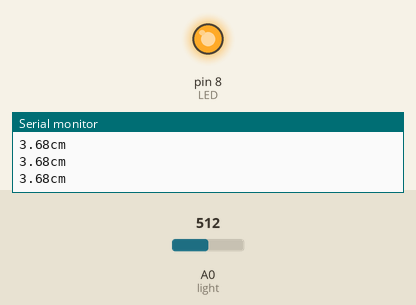
The sketch below on a simulated Arduino Uno, built with avr-gcc and run on an emulated ATmega328P. Parts: output pins drawn as LEDs (lit = HIGH), the last lines printed to the serial monitor. The inputs (shaded band) are chosen by the test bench; at power-on: A0 (light) = 512.

Above: at 1.3 s.
1.4 s: A0 (light) set to 172
2.9 s: A0 (light) set to 144
At 4.2 s:
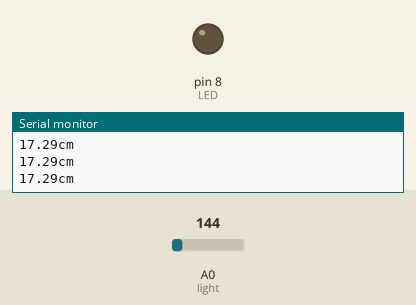
4.5 s: A0 (light) set to 306
At 5.4 s:
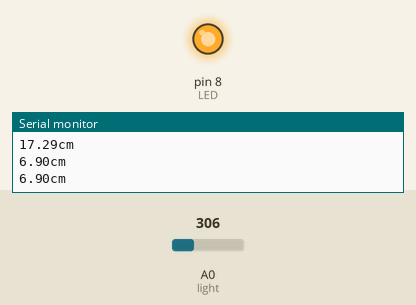
6.0 s: A0 (light) set to 122
At 6.7 s:
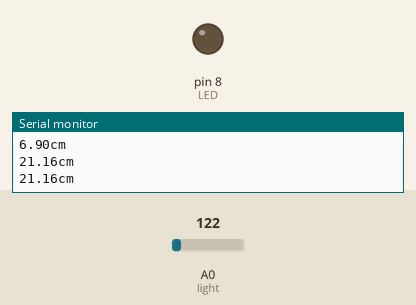
Timing chart, 0 to 8.5 s (numbered marks = the images above; inputs shaded):
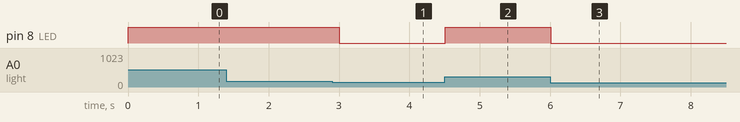

Measured:
- the behaviour switches between 162 and 161 on A0 (light) (found by bisection; images 0 and 1)
- after the input at 2.9 s, pin 8 (LED): HIGH → LOW after 0.11 s
- after the input at 4.5 s, pin 8 (LED): LOW → HIGH at once
- after the input at 6.0 s, pin 8 (LED): HIGH → LOW at once

The sketch:

P6A5-Sharp.ino
```cpp
#include <math.h>
#define light A0
#define LED 8

double valorMedido;
double distancia;

void setup(){
    pinMode(LED, OUTPUT);

    Serial.begin(9600);
}

void loop(){
    valorMedido = analogRead(light);

    distancia = 7391.9 * pow(valorMedido, -1.219);

    if(distancia < 15.0){
        digitalWrite(LED, HIGH);
    } else {
        digitalWrite(LED, LOW);
    }

    Serial.print(distancia);
    Serial.println("cm");
    delay(500);
}
```
